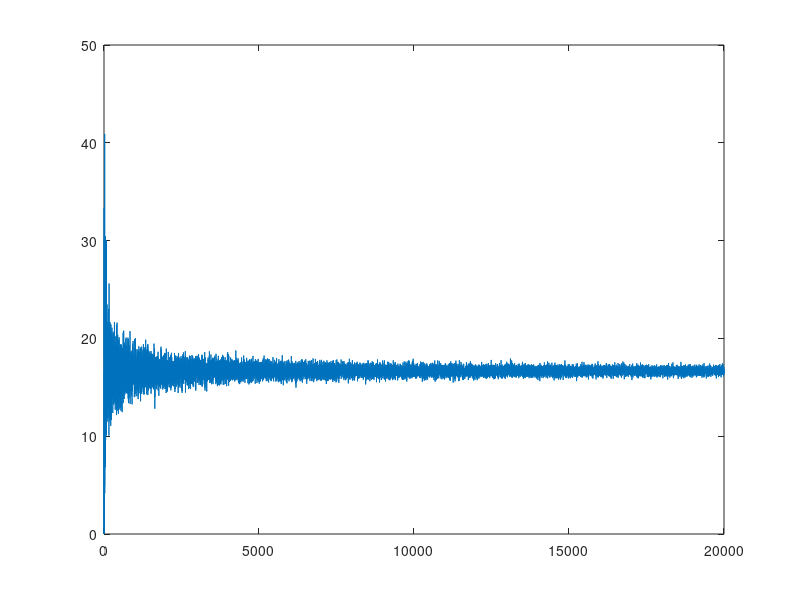

This figure's MATLAB source:
close all
clear all
display('rolling a six on a single die simulation')
display('john horel 2/2/2019')
% determining as the sample size of rolling a die increases from 1 to 20000
% times how many sixes are rolled in that sample
% rand returns equally distributed random values between 0 and 1
% a six on a six sided die would be those values greater than or equal to 1 -1/6
expected =  1 - 1/6;

for i=1:20000
    %get random numbers between 0 and 1
    %when i = 1, then r will just be a single number
    %when i=20,000, then r will be 20000 values
    r = rand(i,1);
    %find when it is a six within the 20000 rolls
    six = find(r >= expected);
    % now based on how many rolls have been made, what is the empirical
    % probability for each of the 20000 rolls 
    %initially those probabilities can vary quite a bit but as the number
    %of rolls increases, then the probability should converge to 1/6
    %the following statement is just so there is a probability for the first one
    %if a six isn't rolled
    prob(i,1)=0;
    if (six)
        no = length(six);
        prob(i,1)=no/i;
    end
end
% define the tolerance in order to be close to the expected probability 1/6
tol = .01;
%find all the cases when the empirical probability is outside the tolerance
large_diff = find (abs (prob - 1/6) > tol);
%find the last one that is outside the tolerance
%after this roll, then all of the additional rolls are really close to the
%expected probability, so we are converging to an infinite number of rolls
last = large_diff(length(large_diff))

plot(100*prob)
    